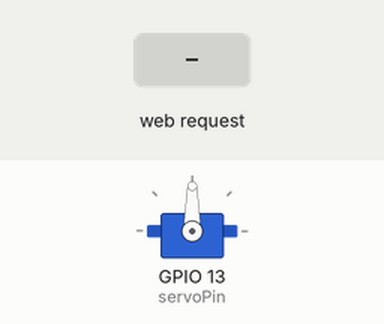
A program run on a simulated ESP32. Shown: servo. The inputs (shaded band) are chosen by the test bench. WiFi joins after 1.5 s; servers stay silent unless stated; what the program prints to the serial monitor is not drawn.

Above: at 2.7 s.
2.8 s: HTTP request GET /?value= received
At 3.5 s:
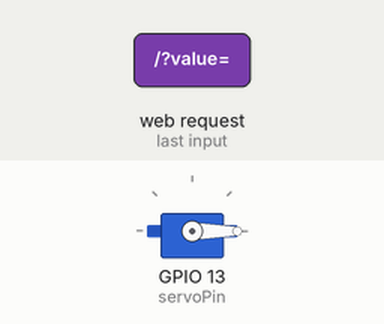
Timing chart, 0 to 5.8 s (numbered marks = the images above; inputs shaded):
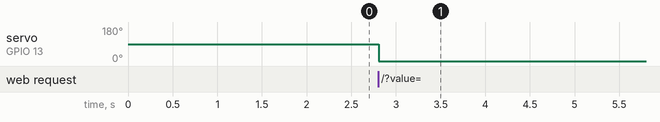

The program:

main.cpp
```cpp
#include <WiFi.h>
#include <ESP32Servo.h>

Servo myservo;
static const int servoPin = 13;
const char* ssid     = "esp32";
const char* password = "123123123";
WiFiServer server(80);
String header;
String valueString = "5";
int pos1 = 0;
int pos2 = 0;
unsigned long currentTime = 0;
unsigned long previousTime = 0;
const long timeoutTime = 2000;

void setup() {
  Serial.begin(115200);
  myservo.attach(servoPin);
  currentTime = millis();
  Serial.print("Connecting to ");
  Serial.println(ssid);
  WiFi.begin(ssid, password);
  while (WiFi.status() != WL_CONNECTED) {
    delay(500);
    Serial.print(".");
  }
  Serial.println("");
  Serial.println("WiFi connected.");
  Serial.println("IP address: ");
  Serial.println(WiFi.localIP());
  server.begin();
}

void loop(){
  WiFiClient client = server.available();
  if (client) {
    currentTime = millis();
    previousTime = currentTime;
    Serial.println("New Client.");
    String currentLine = "";
    while (client.connected() && currentTime - previousTime <= timeoutTime) {
      currentTime = millis();
      if (client.available()) {
        char c = client.read();
        Serial.write(c);
        header += c;
        if (c == '\n') {
          if (currentLine.length() == 0) {
            client.println("HTTP/1.1 200 OK");
            client.println("Content-type:text/html");
            client.println("Connection: close");
            client.println();
            client.println("<!DOCTYPE html><html>");
            client.println("<head><meta name=\"viewport\" content=\"width=device-width, initial-scale=1\">");
            client.println("<link rel=\"icon\" href=\"data:,\">");
            client.println("<style>body { text-align: center; font-family: \"Trebuchet MS\", Arial; margin-left:auto; margin-right:auto;}");
            client.println(".slider { width: 300px; }</style>");
            client.println("<script src=\"https://ajax.googleapis.com/ajax/libs/jquery/3.3.1/jquery.min.js\"></script>");
            client.println("</head><body><h1>ESP32 with Servo</h1>");
            client.println("<p>Position: <span id=\"servoPos\"></span></p>");
            client.println("<input type=\"range\" min=\"0\" max=\"180\" class=\"slider\" id=\"servoSlider\" onchange=\"servo(this.value)\" value=\""+valueString+"\"/>");
            client.println("<script>var slider = document.getElementById(\"servoSlider\");");
            client.println("var servoP = document.getElementById(\"servoPos\"); servoP.innerHTML = slider.value;");
            client.println("slider.oninput = function() { slider.value = this.value; servoP.innerHTML = this.value; }");
            client.println("$.ajaxSetup({timeout:1000}); function servo(pos) { ");
            client.println("$.get(\"/?value=\" + pos + \"&\"); {Connection: close};}</script>");
            client.println("</body></html>");
            if(header.indexOf("GET /?value=")>=0) {
              pos1 = header.indexOf('=');
              pos2 = header.indexOf('&');
              valueString = header.substring(pos1+1, pos2);
              myservo.write(valueString.toInt());
              Serial.println(valueString);
            }
            client.println();
            break;
          } else {
            currentLine = "";
          }
        } else if (c != '\r') {
          currentLine += c;
        }
      }
    }
    header = "";
    client.stop();
    Serial.println("Client disconnected.");
    Serial.println("");
  }
}
```

Measured:
- after the input at 2.8 s, servo on GPIO 13 (servoPin): 90° → 0° at once
